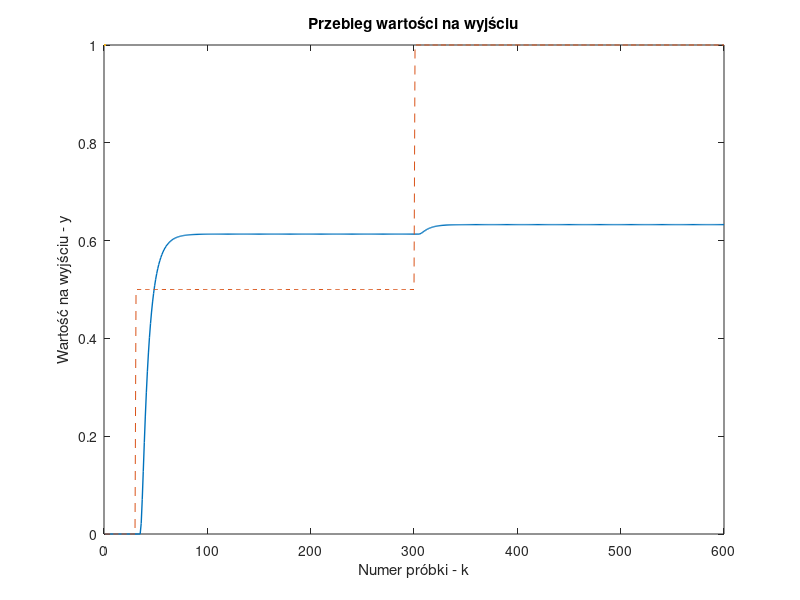

This figure's MATLAB source: (Note: this script raises an error after producing the figure.)
%% Identyfikacja opóźnienia
clear
umin = -1;
umax = 1;
x = [];
y = [];
alpha1 = -1.489028;
alpha2 = 0.535261;
beta1 = 0.012757;
beta2 = 0.010360;
sym_length = 600;
y = [];
u_train = [];
u_valid = [];
y_train = [];
y_valid = [];
u = [];
split_sep = 3;
x1(1:sym_length) =0;
x2(1:sym_length) = 0;
u(1:30) = 0;
u(31:300) = 0.5;
u(301:600) = 1;
for k = 6:sym_length
    g1 = (exp(7.5 * u(k-5))-1)/(exp(7.5*u(k-5))+1);
    x1(k) = -alpha1 * x1(k-1) + x2(k-1) + beta1 * g1;
    x2(k) = -alpha2 * x1(k-1) + beta2 *g1;
    g2 = 1.2 * (1 - exp(-1.5 * x1(k)));
    y(k) = g2;
end
plot(y, "LineWidth",1);
hold on
plot(u, LineStyle="--", LineWidth=1)
xlabel("Numer próbki - k")
ylabel("Wartość na wyjściu - y")
title("Przebieg wartości na wyjściu")
matlab2tikz('zad3op.tex' , 'showInfo' , false) 